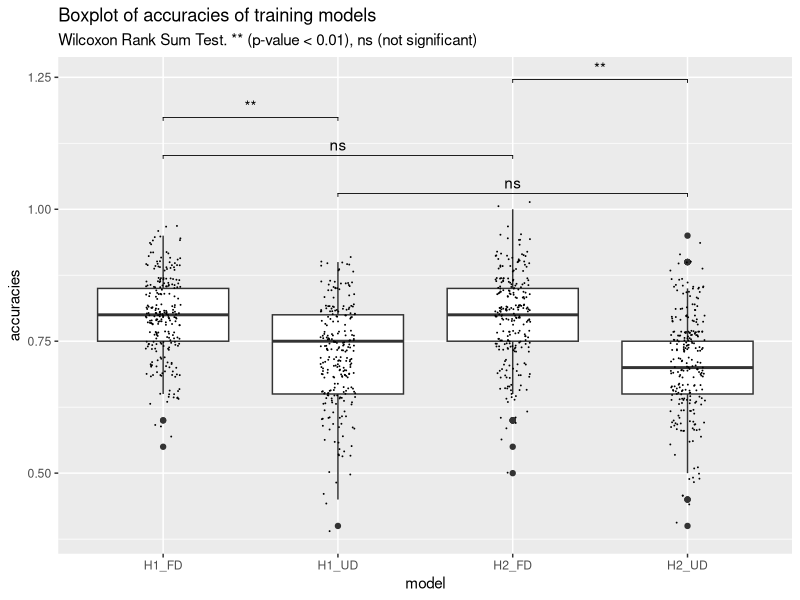

Write R code to recreate this figure.
## ---- chunk 1
knitr::opts_chunk$set(echo = TRUE)
## ---- chunk 2
library("tidyverse")
library("ggplot2")

library("ggpubr")
## ---- chunk 3
data <- read_csv("data/Accuracies.csv")
shapiro.test(data$H1_UD) #W = 0.96364, p-value = 5.701e-06
shapiro.test(data$H1_FD) #W = 0.95671, p-value = 8.155e-07
shapiro.test(data$H2_UD) # W = 0.96461, p-value = 7.598e-06
shapiro.test(data$H2_FD) #W = 0.95945, p-value = 1.722e-06

#Conclusion: All are not drawn from normal distribution, i.e. non-parametric data
#Approach: reporting in median and inter-quartile range (IQR)

med_H1_UD <- median(data$H1_UD) #0.75
med_H2_UD <- median(data$H2_UD) #0.7
med_H1_FD <- median(data$H1_FD) #0.8
med_H2_FD <- median(data$H2_FD) #0.8

iqr_H1_UD <- IQR(data$H1_UD) #0.15
iqr_H2_UD <- IQR(data$H2_UD) #0.1
iqr_H1_FD <- IQR(data$H1_FD) #0.1
iqr_H2_FD <- IQR(data$H2_FD) #0.1

## ---- chunk 4
data_long <- pivot_longer(data, cols = starts_with("H"), names_to = "model", values_to = "accuracies")

res_stat <- pairwise.wilcox.test(data_long$accuracies, factor(data_long$model),paired=FALSE, p.adjust = "none")

#res_stat$p.value["H1_UD","H2_UD"]
res_stat$p.value["H2_UD","H1_UD"] #0.1482985
res_stat$p.value["H1_UD","H1_FD"] #2.598002e-19
res_stat$p.value["H2_FD","H1_UD"] #2.664219e-18
res_stat$p.value["H2_UD","H1_FD"] #2.128929e-24
res_stat$p.value["H2_UD","H2_FD"] #4.095153e-23

#      H1_FD  H1_UD  H2_FD 
#H1_UD <2e-16 -      -     
#H2_FD 0.98   <2e-16 -     
#H2_UD <2e-16 0.30   <2e-16

         
## ---- chunk 5

my_stat_compare_means  <- function (mapping = NULL, data = NULL, method = NULL, paired = FALSE, 
    method.args = list(), ref.group = NULL, comparisons = NULL, 
    hide.ns = FALSE, label.sep = ", ", label = NULL, label.x.npc = "left", 
    label.y.npc = "top", label.x = NULL, label.y = NULL, tip.length = 0.03, 
    symnum.args = list(), geom = "text", position = "identity", 
    na.rm = FALSE, show.legend = NA, inherit.aes = TRUE, ...) 
{
    if (!is.null(comparisons)) {
        method.info <- ggpubr:::.method_info(method)
        method <- method.info$method
        method.args <- ggpubr:::.add_item(method.args, paired = paired)
        if (method == "wilcox.test") 
            method.args$exact <- FALSE
        pms <- list(...)
        size <- ifelse(is.null(pms$size), 0.3, pms$size)
        color <- ifelse(is.null(pms$color), "black", pms$color)
        map_signif_level <- FALSE
        if (is.null(label)) 
            label <- "p.format"
        if (ggpubr:::.is_p.signif_in_mapping(mapping) | (label %in% "p.signif")) {
            if (ggpubr:::.is_empty(symnum.args)) {
                map_signif_level <- c(`****` = 1e-04, `***` = 0.001, 
                  `**` = 0.01, `*` = 0.05, ns = 1)
            } else {
               map_signif_level <- symnum.args
            } 
            if (hide.ns) 
                names(map_signif_level)[5] <- " "
        }
        step_increase <- ifelse(is.null(label.y), 0.12, 0)
        ggsignif::geom_signif(comparisons = comparisons, y_position = label.y, 
            test = method, test.args = method.args, step_increase = step_increase, 
            size = size, color = color, map_signif_level = map_signif_level, 
            tip_length = tip.length, data = data)
    } else {
        mapping <- ggpubr:::.update_mapping(mapping, label)
        layer(stat = StatCompareMeans, data = data, mapping = mapping, 
            geom = geom, position = position, show.legend = show.legend, 
            inherit.aes = inherit.aes, params = list(label.x.npc = label.x.npc, 
                label.y.npc = label.y.npc, label.x = label.x, 
                label.y = label.y, label.sep = label.sep, method = method, 
                method.args = method.args, paired = paired, ref.group = ref.group, 
                symnum.args = symnum.args, hide.ns = hide.ns, 
                na.rm = na.rm, ...))
    }
}

p <- ggplot(data_long, aes(model, accuracies)) + 
  geom_boxplot() + 
  geom_jitter(position = position_jitter(0.1), size=0.001) +
  ggtitle("Boxplot of accuracies of training models", subtitle ="Wilcoxon Rank Sum Test. ** (p-value < 0.01), ns (not significant)")

symnum.args <- c("**"=0.01,ns=1)
cmpr <- list(c("H1_UD","H2_UD"), c("H1_FD","H2_FD"), c("H1_UD","H1_FD"), c("H2_UD","H2_FD"))

p + my_stat_compare_means(method = "wilcox.test", comparisons = cmpr, tip.length=0.01, 
           label = "p.signif", symnum.args = symnum.args)










m_H1_UD <- mean(data$H1_UD) #0.7212
m_H1_FD <- mean(data$H1_FD) #0.7966
m_H2_UD <- mean(data$H2_UD) #0.7952
m_H2_FD <- mean(data$H2_FD) #0.

sd_H1_UD <- sd(data$H1_UD) #0.15
sd_H1_FD <- sd(data$H1_FD) #0.1
sd_H2_UD <- sd(data$H2_UD) #0.1
sd_H2_FD <- sd(data$H2_FD) #0.1

